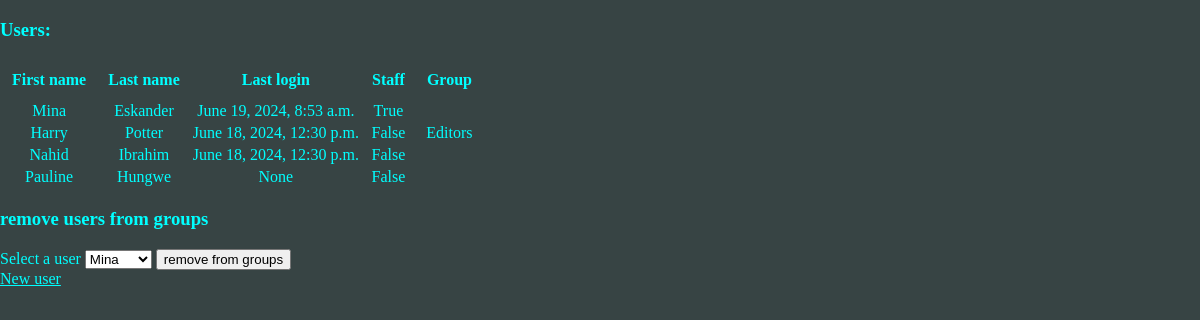
Page /core/users/ (signed in) on the committed database.
### core/models.py (models this page shows, shortened)
class CustomUser(AbstractBaseUser, PermissionsMixin):
    email = models.EmailField(unique= True, verbose_name= "Email Address", max_length= 255)
    first_name = models.CharField(max_length= 255)
    last_name = models.CharField(max_length= 255)
    is_staff = models.BooleanField(default= False)
    is_active = models.BooleanField(default= True)
    date_joined = models.DateTimeField(default= timezone.now)
    objects= CustomUserManager()
    USERNAME_FIELD = 'email'
    REQUIRED_FIELDS = ["first_name", "last_name"]

### core/views.py (the view)
# urls.py: path('users/', views.users, name="users"),
@login_required(login_url='signin')
def users(request: HttpRequest):
    return render(request, "core/users.html", {
        'users': CustomUser.objects.all(),
        'groups': Group.objects.all(),
        'permissions': Permission.objects.all(),
    })

### core/templates/core/users.html (shortened to what this page needs)
<!DOCTYPE html>
<html lang="en">
    <head>
    </head>
    <body>
        <div>
            <div>
                <h3>Users:</h3>
                <table>
                    <th>First name</th>
                    <th>Last name</th>
                    <th>Last login</th>
                    <th>Staff</th>
                    <th>Group</th>
                    {% for user in users %}
                        <tr>
                            <td>{{ user.first_name }}</td>
                            <td>{{ user.last_name }}</td>
                            <td>{{ user.last_login }}</td>
                            <td>{{ user.is_staff }}</td>
                            <td>
                                {% for group in user.groups.all %}
                                    {{ group.name }}{% if not forloop.last %}, {% endif %}
                                {% endfor %}
                            </td>
                        </tr>
                    {% endfor %}
                </table>
                <div>
                    <h3>remove users from groups</h3>
                    <form method="post" action="{% url 'remove_user_from_group' %}">
                        <label for="email">Select a user</label>
                        <select name="email" id="user" required>
                            {% for user in users %}
                                <option value="{{ user.email }}">{{ user.first_name }}</option>
                            {% endfor %}
                        </select>
                        <button type="submit">remove from groups</button>
                    </form>
                </div>
            </div>
            <a href="{% url 'signup' %}">New user</a>
        </div>
    </body>
</html>

### core/templates/core/users.html (style rules this page uses)
body { margin: 0; background-color: rgb(55, 68, 68); color:aqua; }
body a { color: aqua; }
th, tr { padding: 10px; text-align: center; }

### rows in the picture
CustomUser: first_name "Mina", last_name "Eskander", last_login "June 19, 2024, 8:53 a.m.", is_staff "True"
CustomUser: first_name "Harry", last_name "Potter", last_login "June 18, 2024, 12:30 p.m.", is_staff "False"
CustomUser: first_name "Nahid", last_name "Ibrahim", last_login "June 18, 2024, 12:30 p.m.", is_staff "False"
CustomUser: first_name "Pauline", last_name "Hungwe", last_login "None", is_staff "False"

### other values in the picture
{{ group.name }} "Editors"
form field email "Mina"
